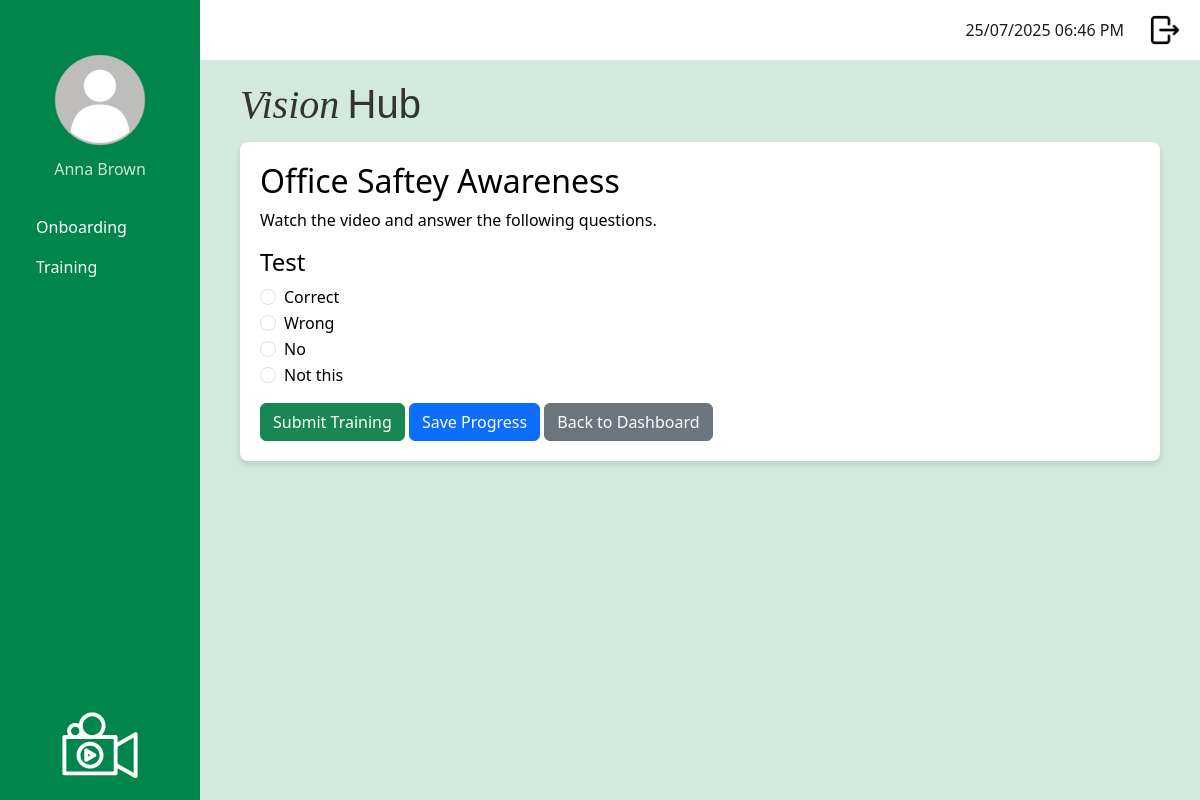
Page /staff/take_training_module/2 (signed in) on the committed database.
### app/models.py (models this page shows, shortened)
class User(UserMixin, db.Model):
    __tablename__ = 'user'
    id: so.Mapped[int] = so.mapped_column(primary_key=True)
    username: so.Mapped[str] = so.mapped_column(sa.String(120), index=True, unique=True)
    first_name: so.Mapped[str] = so.mapped_column(sa.String(50), index=True)
    surname: so.Mapped[str] = so.mapped_column(sa.String(50), index=True)
    job_title: so.Mapped[str] = so.mapped_column(sa.String(50), index=True)
    password_hash: so.Mapped[str] = so.mapped_column(sa.String(256))
    is_onboarding: so.Mapped[bool] = so.mapped_column(default=False) # Default: Not onboarding
    dateStarted: so.Mapped[datetime] = so.mapped_column(index=True, default=lambda: datetime.now(timezone.utc))
    google_email: so.Mapped[Optional[str]] = so.mapped_column(sa.String(120), unique=True, nullable=True)
    profile_photo: so.Mapped[Optional[str]] = so.mapped_column(sa.String(120), nullable=True, default='profileDefault.png')
    manager_id: so.Mapped[Optional[int]] = so.mapped_column(sa.ForeignKey('user.id'), nullable=True)
    manager: so.Mapped[Optional['User']] = so.relationship('User', remote_side=[id], back_populates='manages')
    manages: so.Mapped[List['User']] = so.relationship('User', back_populates='manager')
    role_id: so.Mapped[int] = so.mapped_column(sa.ForeignKey('role.id'))
    role: so.Mapped['Role'] = so.relationship('Role', back_populates='users')
    department_id: so.Mapped[int] = so.mapped_column(sa.ForeignKey('department.id'))
    department: so.Mapped['Department'] = so.relationship('Department', back_populates='users')
    module_progress: so.Mapped[List['UserModuleProgress']] = so.relationship('UserModuleProgress', back_populates='user')
    onboarding_path_id: so.Mapped[int] = so.mapped_column(sa.ForeignKey('onboarding_path.id'), nullable=True)
    onboarding_path: so.Mapped['OnboardingPath'] = so.relationship('OnboardingPath')

class TrainingModule (db.Model):
    __tablename__ = 'training_module'
    id: so.Mapped[int] = so.mapped_column(primary_key=True)
    module_title: so.Mapped[str] = so.mapped_column(sa.String(150), index=True, unique=True)
    module_description: so.Mapped[str] = so.mapped_column(sa.Text, nullable=False)
    module_instructions: so.Mapped[str] = so.mapped_column(sa.Text, nullable=False)
    video_url: so.Mapped[str] = so.mapped_column(sa.String(300), nullable=True)
    active: so.Mapped[bool] = so.mapped_column(sa.Boolean, nullable=False, default=True)
    questions: so.Mapped[List['Question']] = so.relationship('Question', back_populates='training_module', cascade='all, delete-orphan')
    user_progress: so.Mapped[List['UserModuleProgress']] = so.relationship('UserModuleProgress', back_populates='training_module')
    onboarding_steps: so.Mapped[List['OnboardingStep']] = so.relationship('OnboardingStep', back_populates='training_module', cascade='all, delete-orphan')

class Question (db.Model):
    __tablename__ = 'question'
    id: so.Mapped[int] = so.mapped_column(primary_key=True)
    question_text: so.Mapped[str] = so.mapped_column(sa.String(1000), nullable=False)
    training_module_id: so.Mapped[int] = so.mapped_column(sa.ForeignKey('training_module.id'), nullable=False)
    training_module: so.Mapped['TrainingModule'] = so.relationship('TrainingModule', back_populates='questions')
    options: so.Mapped[List['Option']] = so.relationship('Option', back_populates='question', cascade='all, delete-orphan')

class Option (db.Model):
    __tablename__ = "option"
    id: so.Mapped[int] = so.mapped_column(primary_key=True)
    question_id: so.Mapped[int] = so.mapped_column(sa.ForeignKey('question.id'), nullable=False)
    option_text: so.Mapped[str] = so.mapped_column(sa.String(500), nullable=False)
    is_correct: so.Mapped[bool] = so.mapped_column(sa.Boolean, default=False, nullable=False)
    question: so.Mapped['Question'] = so.relationship('Question', back_populates='options')

### app/routes.py (the view, shortened to what this page needs)
@app.route('/staff/take_training_module/<int:module_id>', methods=['GET', 'POST'])
@login_required
def take_training_module(module_id):
    if current_user.role.role_name != 'staff':
        return redirect(url_for('logout'))
    module = TrainingModule.query.get_or_404(module_id)
    passing_threshold = 0.5
    progress = UserModuleProgress.query.filter_by(
        user_id=current_user.id,
        training_module_id=module_id
    ).order_by(UserModuleProgress.id.desc()).first()
    if request.method == 'GET':
        if progress:
            total_questions = len(module.questions) or 1
            if progress.completed_date:
                if progress.score is not None and (progress.score / total_questions) < passing_threshold:
                    progress = UserModuleProgress(
                        user_id=current_user.id,
                        training_module_id=module_id,
                        start_date=datetime.now(timezone.utc)
                    )
                    db.session.add(progress)
                    db.session.commit()
    user_answers = {}
    if progress and not progress.completed_date:
        for ans in progress.answers:
            user_answers[ans.question_id] = ans.selected_option_id
    return render_template('take_training_module.html',
                           module=module,
                           title=module.module_title,
                           user_answers=user_answers)

### app/models.py (called while the page is built)
@login.user_loader
def load_user(id):
    return db.session.get(User, int(id))

### app/templates/take_training_module.html
{% extends "base.html" %}
{% block content %}
<h2>{{ module.module_title }}</h2>
<p>{{ module.module_instructions }}</p>
<form method="POST" action="">
    {% for question in module.questions %}
    <div class="mb-3">
        <h4>{{ question.question_text }}</h4>
        {% for option in question.options %}
        <div class="form-check">
            <input class="form-check-input" type="radio"
                   name="question_{{question.id}}"
                   value="{{ option.id }}"
                   id="option_{{option.id}}"
                   {% if user_answers.get(question.id) == option.id %} checked {% endif %}>
            <label class="form-check-label" for="option_{{option.id}}">
                {{ option.option_text }}
            </label>
        </div>
        {% endfor %}
    </div>
    {% endfor %}
    <button type="submit" name="action" value="submit" class="btn btn-success">Submit Training</button>
    <button type="submit" name="action" value="save" class="btn btn-primary">Save Progress</button>
    <a href="{{ url_for('training_dashboard') }}" class="btn btn-secondary">Back to Dashboard</a>
</form>
{% endblock %}

### app/templates/base.html (shortened to what this page needs)
<!doctype html>
<html>
    <head>
            <link
            href="{{ url_for('static', filename='css/bootstrap.min.css') }}"
            rel="stylesheet"/>
            <link href="{{ url_for('static', filename='css/stylesheet.css') }}" rel="stylesheet"/>
        </head>
    <body>
         <div class="sidebar">
            <div class="profile-container">
                <form id="photoForm"
                    action="{{ url_for('update_profile_photo') }}"
                    method="POST"
                    enctype="multipart/form-data"
                    style="display:inline;">
                <img src="{{ url_for('static',
                                    filename='images/profilePhoto/'
                                        ~ (current_user.profile_photo or 'profileDefault.png')) }}"
                    id="profilePicture"
                    class="profilePicture"
                    alt="Click to change photo"
                    style="cursor:pointer; width:100px; height:100px;
                            object-fit:cover; border-radius:50%;">
                </form>
                <h5 class="profile-photo-text">{{ current_user.first_name|title }} {{ current_user.surname|title }}</h5>
            </div>
            <nav class="nav flex-column sideNavLink-container">
                {% if current_user.role.role_name == 'admin' %}
                    <a class="nav-link" href="#">Onboarding</a>
                    <a class="nav-link" href="{{ url_for('manage_training_modules') }}">Training</a>
                    <a class="nav-link" href="#">Knowledge Base</a>
                    <a class="nav-link" href="{{ url_for('manage_users') }}">User Managment</a>
                    <a class="nav-link" href="#">Onboarding</a>
                    <a class="nav-link" href="#">Reports</a>
                    <a class="nav-link" href="#">Content Management</a>
                    {% elif current_user.role.role_name == 'manager' %}
                    <a class="nav-link" href="#">Onboarding</a>
                    <a class="nav-link" href="#">Training</a>
                    <a class="nav-link" href="#">Reports</a>
                    {% elif current_user.role.role_name == 'staff' %}
                    <a class="nav-link" href="#">Onboarding</a>
                    <a class="nav-link" href="{{ url_for('training_dashboard') }}">Training</a>
                {% endif %}
            </nav>
            <img src="{{ url_for('static', filename='images/logoImageWhite.svg') }}" class="sidebarLogo">
        </div>
         <div class="top-bar">
            <div class="d-flex align-items-center">
                <span class="me-3" id="clock"></span>
                <a href="{{ url_for('logout') }}" class="logout-link">
                    <img src="{{ url_for('static', filename='images/logout.png') }}" class="logout-image">
                </a>
            </div>
        </div>
        <div class="logo-name-container">
            <h2 class="logo-text">
                <span class="logo-vision">Vision</span>
                <span class="logo-hub">Hub</span>
            </h2>
        </div>
        <div class="content">
            {% block content %}
            {% endblock %}
        </div>
    </body>
</html>

### app/static/css/stylesheet.css (style rules this page uses)
body { color: #000000; background-color: #d1eadd ; }
.logo-name-container { display: flex; align-items: baseline; margin-left: 240px; margin-top: 20px; margin-bottom: 5px; gap: 2rem; color: #333; }
.logo-vision { font-family: 'Playfair Display', serif; font-weight: 450; font-style: italic; font-size: 2.5rem; }
.logo-hub { font-family: 'Montserrat', sans-serif; font-weight: 200; font-size: 2.5rem; margin-left: 0; }
.sidebar { background-color: #00854a; color: white; font-size: 1rem; font-weight: 400; height: 100vh; position: fixed; width: 200px; padding: 20px; display: flex; flex-direction: column; justify-content: space-between; text-align: left }
.profile-photo-text { font-size: 1rem; font-weight: 200; color: rgb(211, 225, 211); text-align: center; }
.sidebarLogo { max-width: 100%; width: 120px; height: auto; display: block; margin: 0 auto; margin-top: auto; }
.profilePicture { display: block; margin: 30px auto 10px auto; border-radius: 50%; width: 80px; height: 80px; object-fit: cover; }
.sideNavLink-container { margin-top: 20px; }
.nav-link { border-radius: 0.5rem; color: white; }
.top-bar { background-color: white; height: 60px; padding: 10px 20px; margin-left: 200px; display: flex; justify-content: flex-end; align-items: center; }
.logout-image { width: 30px; height: 30px; object-fit: cover; margin-left: 10px; }
#clock { color: #1a1d1c; margin-right: 20px; }
.content { background-color: white; border-radius: 8px; margin-left: 240px; padding: 20px; box-shadow: 0 4px 6px rgba(0, 0, 0, 0.1); max-width: calc(100% - 240px - 40px); }

### rows in the picture
User: profile_photo (placeholder picture), first_name "Anna", surname "Brown"
TrainingModule: module_title "Office Saftey Awareness", module_instructions "Watch the video and answer the following questions."
Question: question_text "Test", id "☐ Correct", id "☐ Wrong", id "☐ No", id "☐ Not this"
Option: option_text "Correct"
Option: option_text "Wrong"
Option: option_text "No"
Option: option_text "Not this"
